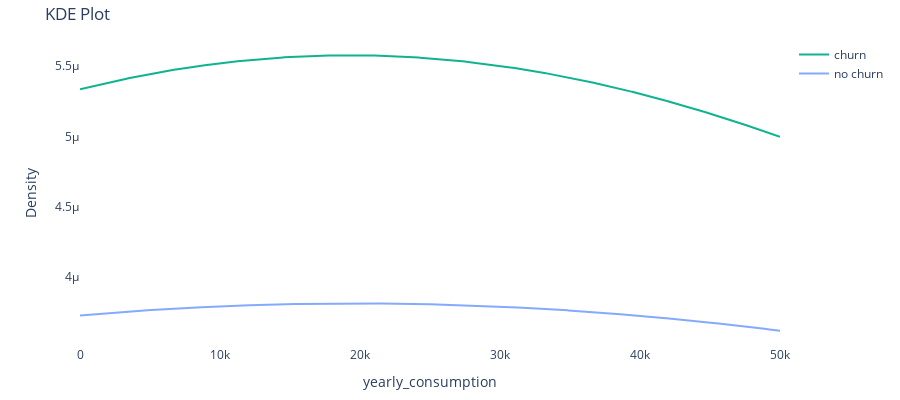

Notebook source saved alongside this figure:
### Code cell
plot_kde(df, 'yearly_consumption', max = 50e3)

### Figure 1 — Plotly figure (JSON) as saved in the notebook; plotly's stock layout.template omitted (floating-point values rounded to 4 significant figures; data arrays with more than 128 entries replaced by an {"elided": "..."} marker saying what was removed)
{"data": [{"line": {"color": "#10b38f", "width": 2}, "mode": "lines", "name": "churn", "type": "scatter", "x": {"elided": "1000 float values"}, "y": {"elided": "1000 float values"}}, {"line": {"color": "#84aaff", "width": 2}, "mode": "lines", "name": "no churn", "type": "scatter", "x": {"elided": "1000 float values"}, "y": {"elided": "1000 float values"}}], "layout": {"height": 400, "margin": {"b": 30, "t": 40}, "paper_bgcolor": "rgba(0,0,0,0)", "plot_bgcolor": "rgba(0,0,0,0)", "title": {"text": "KDE Plot"}, "xaxis": {"title": {"text": "yearly_consumption"}}, "yaxis": {"title": {"text": "Density"}}}}
